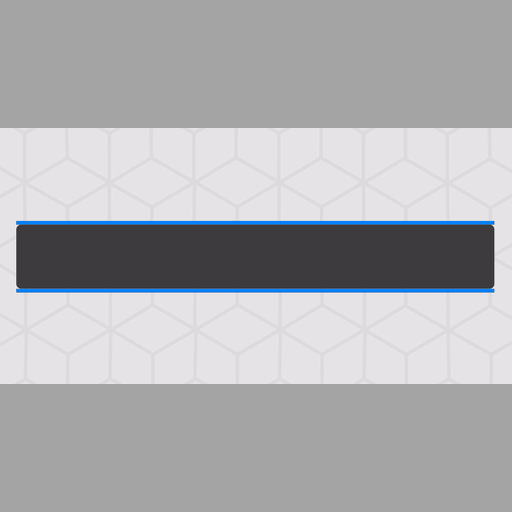
#> input picture template.png, 512 x 512 px
$ python Check.py
#> lines starting #> are read from the running program, lines starting #| are printed output that depends on the picture
from PIL import Image

template = Image.open("template.png")
#> template is the input picture: PIL image 512x512 RGB; mean R, G, B 173.5, 174.1, 177
template = template.crop((16,226,494,288))
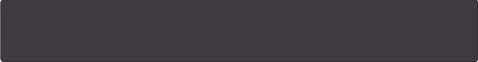
#> template: PIL image 478x62 RGB; mean R, G, B 61, 59.1, 62.1
template.show()
